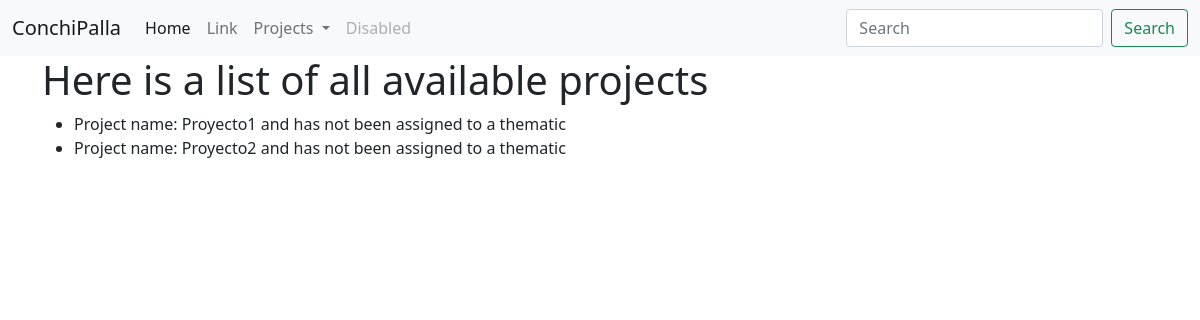
/list, run on an earlier commit of the app's database.
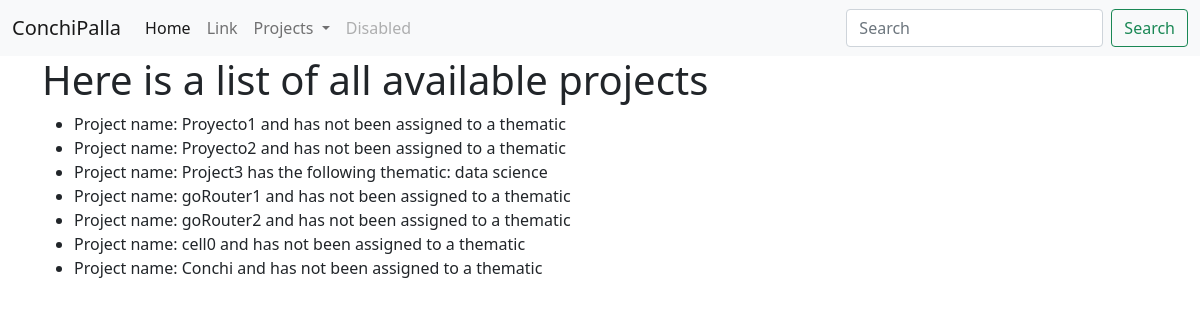
And on a later commit of the database.
### mywebapp.py (models this page shows, shortened)
class Project(db.Model):
    __tablename__ = 'projects'
    id = db.Column(db.Integer,primary_key = True)
    name = db.Column(db.Text)
    theme = db.relationship('Thematic',backref='project',uselist=False)
    def __repr__(self):
        if self.theme:
            return f"Project name: {self.name} has the following thematic: {self.theme.name}"
        else:
            return f"Project name: {self.name} and has not been assigned to a thematic"

class Thematic(db.Model):
    __tablename__ = 'themes'
    id = db.Column(db.Integer,primary_key= True)
    name = db.Column(db.Text)
    project_id = db.Column(db.Integer,db.ForeignKey('projects.id'))

### mywebapp.py (the view)
@app.route('/list')
def list_projects():
    projects = Project.query.all()
    return render_template('list.html', projects=projects)

### templates/list.html
{% extends "base.html" %}
{% block content %}
<div class="container">
    <h1>Here is a list of all available projects</h1>
    <ul>
      {% for proj in projects  %}
      <li>{{proj}}</li>
      {% endfor %}
    </ul>
</div>
{% endblock %}

### templates/base.html (shortened to what this page needs)
<!DOCTYPE html>
<html lang="en" dir="ltr">
  <head>
       <link href="https://cdn.jsdelivr.net/npm/bootstrap@5.0.0-beta1/dist/css/bootstrap.min.css" rel="stylesheet">
  </head>
  <body>
    <nav class="navbar navbar-expand-lg navbar-light bg-light">
  <div class="container-fluid">
    <a class="navbar-brand" href="#">ConchiPalla</a>
    <div class="collapse navbar-collapse" id="navbarSupportedContent">
      <ul class="navbar-nav me-auto mb-2 mb-lg-0">
        <li class="nav-item">
          <a class="nav-link active" aria-current="page" href="{{ url_for('index') }}">Home</a>
        </li>
        <li class="nav-item">
          <a class="nav-link" href="#">Link</a>
        </li>
        <li class="nav-item dropdown">
          <a class="nav-link dropdown-toggle" href="#" id="navbarDropdown" role="button" data-bs-toggle="dropdown" aria-expanded="false">
            Projects
          </a>
        </li>
        <li class="nav-item">
          <a class="nav-link disabled" href="#" tabindex="-1" aria-disabled="true">Disabled</a>
        </li>
      </ul>
      <form class="d-flex">
        <input class="form-control me-2" type="search" placeholder="Search" aria-label="Search">
        <button class="btn btn-outline-success" type="submit">Search</button>
      </form>
    </div>
  </div>
</nav>
{% block content %}
{% endblock %}
  </body>
</html>

What changed in the data, as far as the page shows it:
added Project: name.name "Project name: Project3 has the following thematic: data science"
added Project: name "Project name: goRouter1 and has not been assigned to a thematic"
added Project: name "Project name: goRouter2 and has not been assigned to a thematic"
added Project: name "Project name: cell0 and has not been assigned to a thematic"
added Project: name "Project name: Conchi and has not been assigned to a thematic"
